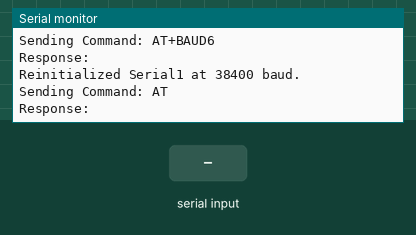
A sketch run on a simulated Arduino Leonardo, built with avr-gcc and run on an emulated ATmega32U4. On the bench: the last lines printed to the serial monitor. Inputs (shaded band) come from the test bench.

Above: at 10.7 s.
10.8 s: "1" received over the second serial link
At 11.2 s:
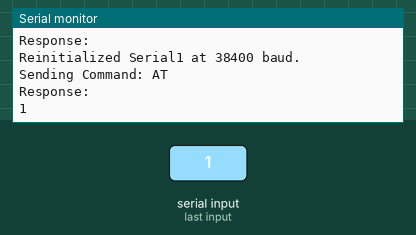
12.3 s: "0" received over the second serial link
At 13.5 s:
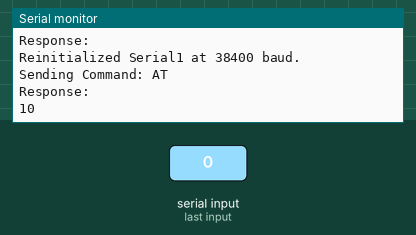

Measured:
- after the input at 10.8 s, the serial monitor: prints a new line at once (image 1)
- after the input at 12.3 s, the serial monitor: prints a new line at once (image 2)

The sketch:

arduino_hc06_config.ino
```cpp
// ECE 441 Experiment 3: HC-06 Bluetooth Module AT Configuration Program
// Target Microcontroller: Arduino UNO R4 WiFi (Hardware Serial1 on Pins 0/1)
// Author: Shashwat Choudhry

const long DEFAULT_BAUD = 9600;  // HC-06 factory default baud rate
const long TARGET_BAUD = 38400;  // Target laboratory operational baud rate

void setup() {
  // Initialize USB Serial interface for PC Serial Monitor debugging
  Serial.begin(115200);
  while (!Serial) {
    ; // Wait for USB connection
  }

  // Initialize Hardware UART (Serial1) connected to HC-06 (Pins 0 RX, 1 TX)
  Serial1.begin(DEFAULT_BAUD);

  Serial.println("==================================================");
  Serial.println("ECE 441 Lab 3: HC-06 Bluetooth AT Configuration");
  Serial.println("==================================================");
  Serial.println("Transmitting AT commands to HC-06 module...");

  delay(1000); // Allow hardware power to stabilize

  // Test connection
  sendCommand("AT");
  delay(1000);

  // Query firmware revision
  sendCommand("AT+VERSION");
  delay(1000);

  // Set broadcast name to ece441 (or ANDYTRAN)
  sendCommand("AT+NAMEece441");
  delay(1000);

  // Configure pairing PIN to 1234
  sendCommand("AT+PIN1234");
  delay(1000);

  // Elevate baud rate to 38400 (AT+BAUD6)
  sendCommand("AT+BAUD6");
  delay(1000);

  // Reinitialize Serial1 to 38400 baud to verify new communication speed
  Serial1.begin(TARGET_BAUD);
  Serial.println("Reinitialized Serial1 at 38400 baud.");
  delay(500);
  sendCommand("AT");
}

void sendCommand(const char* cmd) {
  Serial.print("Sending Command: ");
  Serial.println(cmd);

  // Transmit command characters without carriage return or newline
  Serial1.print(cmd);

  // Await and display response from HC-06
  delay(500);
  Serial.print("Response: ");
  while (Serial1.available()) {
    char c = Serial1.read();
    Serial.write(c);
  }
  Serial.println();
}

void loop() {
  // Bi-directional serial passthrough bridge
  if (Serial.available()) {
    Serial1.write(Serial.read());
  }
  if (Serial1.available()) {
    Serial.write(Serial1.read());
  }
}
```
